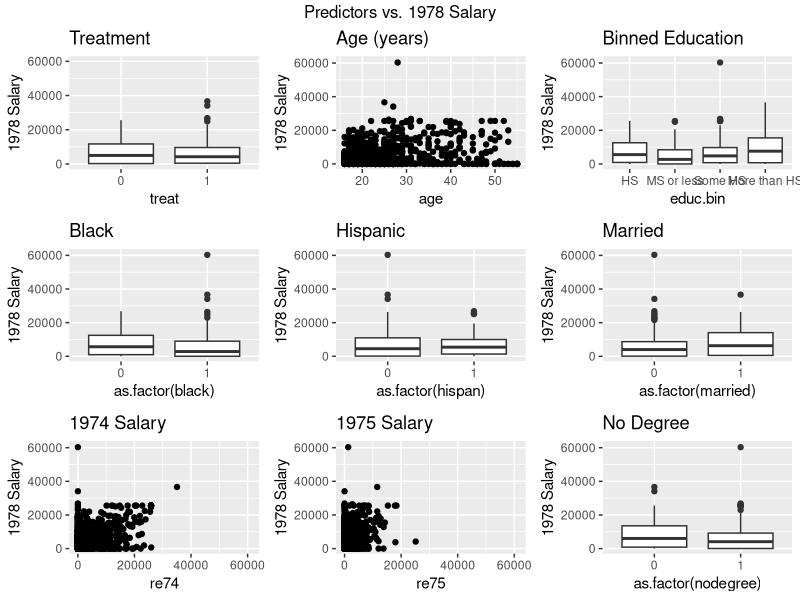
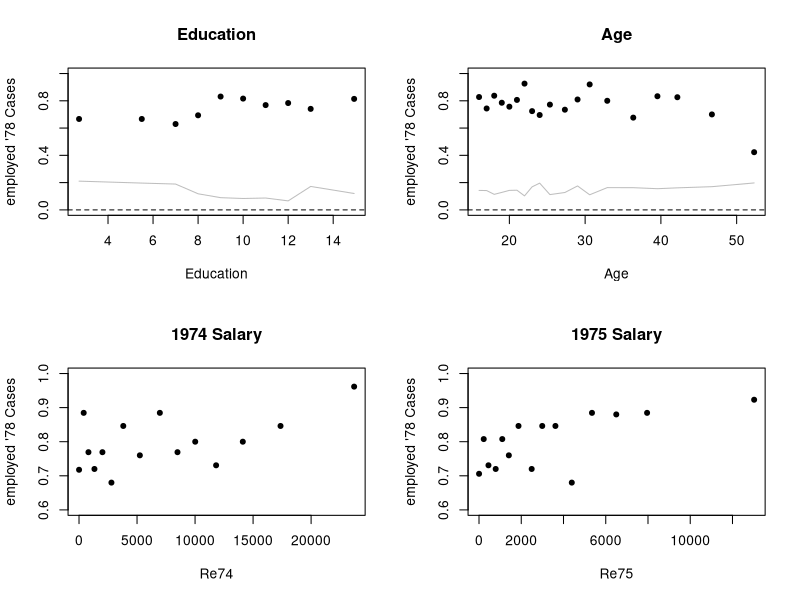
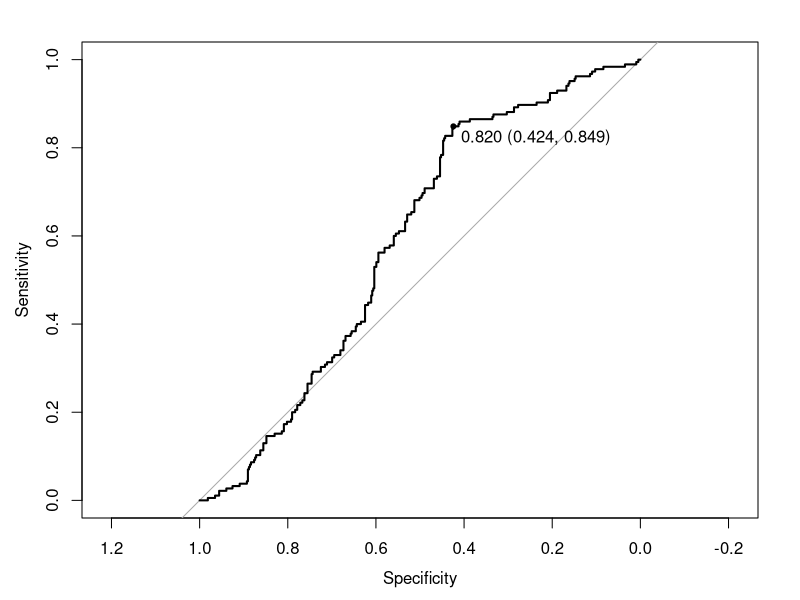
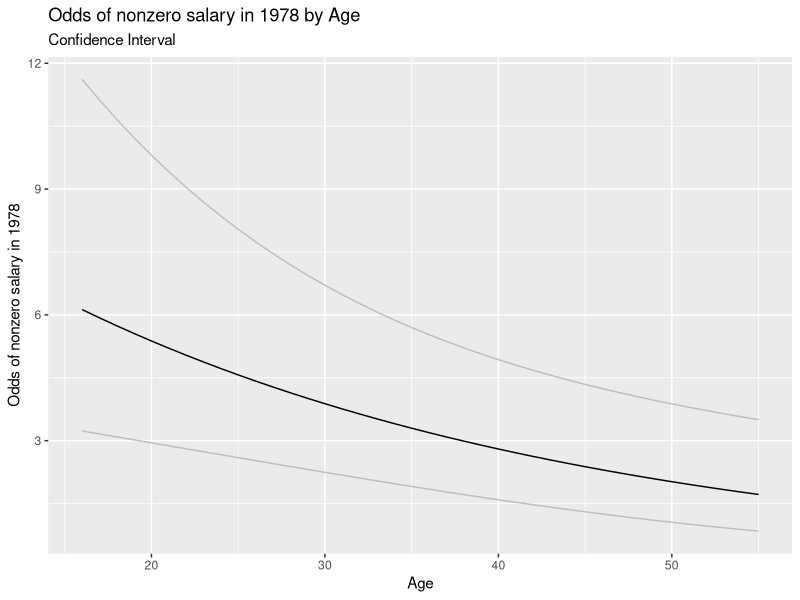
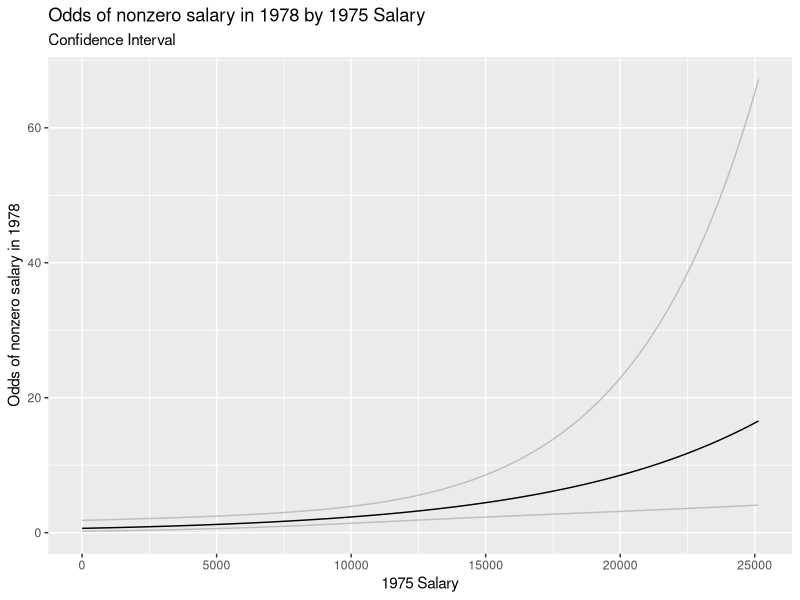
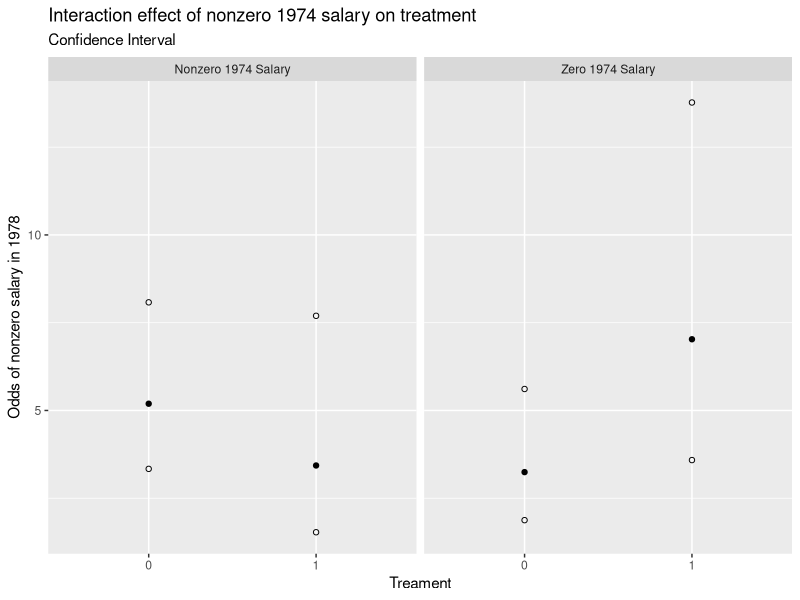
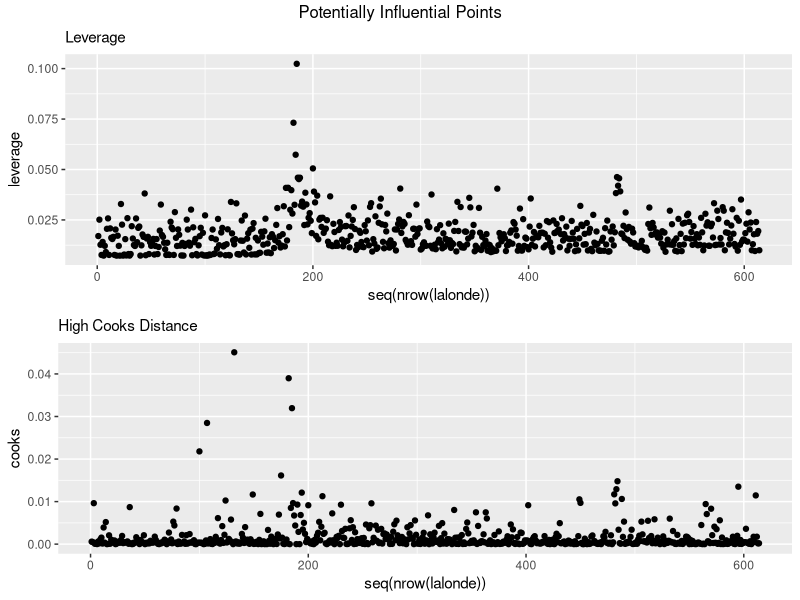
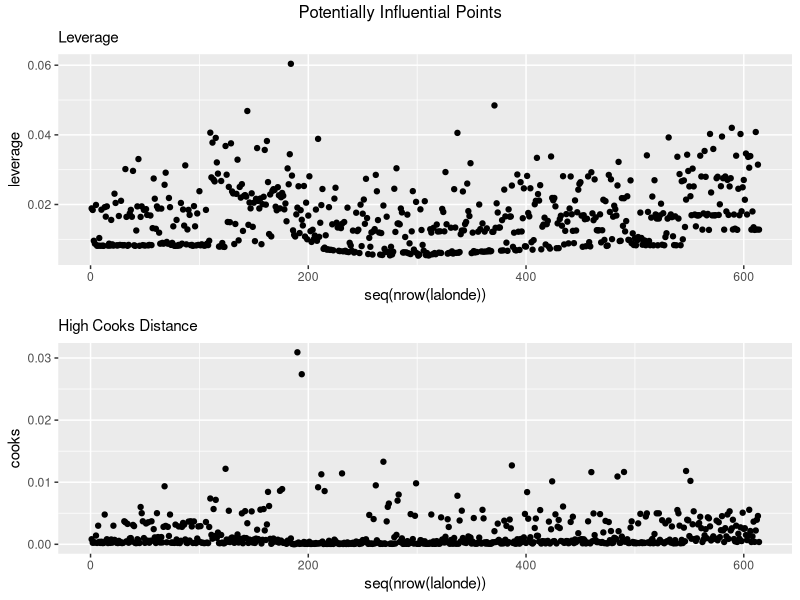

Reproduce these figures in R, in order.
## ---- chunk 1
knitr::opts_chunk$set(echo = TRUE)
setwd('/Users/annaberman/Desktop/702 Modeling/Assignments/Team Project #1')
library(ggplot2)
library(dplyr)
library(gridExtra)
library(arm)
library(MASS)
library(pROC)
library(kableExtra)
## ---- chunk 2
# Load the data
lalonde <- read.csv('lalondedata.txt') %>%
    mutate(treat = as.factor(treat)) %>%
    mutate(treat = factor(treat, levels = c(0, 1))) %>%
    # mean centering
    mutate(re78c = re78 - mean(re78),
           re75c = re75 - mean(re75),
           re74c = re74 - mean(re74),
           agec = age - mean(age)) %>%
    # Employed in 1978
    mutate(employed78 = ifelse(re78 > 0, 1, 0),
           employed74 = ifelse(re74 > 0, 1, 0)) %>%
    # educ
    mutate(educ.bin = ifelse(educ < 9, 'MS or less',
                             ifelse(educ < 12, 'Some HS',
                                    ifelse(educ == 12, 'HS', 'More than HS')))) %>%
    mutate(educ.bin = factor(educ.bin, levels = c('HS', 'MS or less', 'Some HS', 'More than HS'))) %>%
    mutate(educ.bin2 = ifelse(educ < 9, 'MS or less', 'Some HS +')) %>%
    mutate(educ.bin2 = factor(educ.bin2, levels = c('Some HS +', 'MS or less'))) %>%
    # age polynomial
    mutate(age2 = agec**2, age3 = agec**3) 

summary(lalonde)
## ---- chunk 3
# TREAT
e1 <- ggplot(lalonde) +
    geom_boxplot(mapping = aes(x = treat, y = re78)) + 
    ylim(c(0,60000)) + 
    ggtitle('Treatment') +
    ylab('1978 Salary')

# AGE
e2 <- ggplot(lalonde) +
    geom_point(mapping = aes(x = age, y = re78)) + 
    ylim(c(0,61000)) + 
    ggtitle('Age (years)') +
    ylab('1978 Salary')


# EDCU.BIN
e3 <- ggplot(lalonde) +
    geom_boxplot(mapping = aes(x = educ.bin, y = re78)) + 
    ylim(c(0,61000)) + 
    ggtitle('Binned Education') +
    ylab('1978 Salary')


# BLACK
e4 <- ggplot(lalonde) +
    geom_boxplot(mapping = aes(x = as.factor(black), y = re78)) + 
    ylim(c(0,61000)) + 
    ggtitle('Black') +
    ylab('1978 Salary')


# HISPAN
e5 <- ggplot(lalonde) +
    geom_boxplot(mapping = aes(x = as.factor(hispan), y = re78)) + 
    ylim(c(0,61000)) + 
    ggtitle('Hispanic') +
    ylab('1978 Salary')


# MARRIED
e6 <- ggplot(lalonde) +
    geom_boxplot(mapping = aes(x = as.factor(married), y = re78)) + 
    ylim(c(0,61000)) + 
    ggtitle('Married') +
    ylab('1978 Salary')


# RE74
e7 <- ggplot(lalonde) +
    geom_point(mapping = aes(x = re74, y = re78)) + 
    ylim(c(0,61000)) + 
    xlim(c(0,61000)) +
    ggtitle('1974 Salary') +
    ylab('1978 Salary')


# RE75
e8 <- ggplot(lalonde) +
    geom_point(mapping = aes(x = re75, y = re78)) + 
    ylim(c(0,61000)) + 
    xlim(c(0,61000)) + 
    ggtitle('1975 Salary') +
    ylab('1978 Salary')

# NODEGREE
e9 <- ggplot(lalonde) +
    geom_boxplot(mapping = aes(x = as.factor(nodegree), y = re78)) + 
    ylim(c(0,61000))+ 
    ggtitle('No Degree') +
    ylab('1978 Salary')


# Plot all the plots together
grid.arrange(e1, e2, e3, e4, e5, e6, e7, e8, e9,
             top = 'Predictors vs. 1978 Salary')
## ---- chunk 4
final_linear_fit <- lm(re78 ~ treat + agec + educ.bin + black + hispan + married + re74c + re75c, data = lalonde)
summary(final_linear_fit)

coeff <- cbind(summary(final_linear_fit)$coefficients[, c(1,2)],
               confint(final_linear_fit))
coeff <- data.frame(coeff) 
names(coeff) <- c('Estimate', 'Std.Error', '2.5%', '97.5%')
## ---- chunk 5
# Create table of means
treat <- tapply(lalonde$employed78, lalonde$treat, mean)
educ.bin2 <- tapply(lalonde$employed78, lalonde$educ.bin2, mean) 
black <- tapply(lalonde$employed78, lalonde$black, mean) 
hispan <- tapply(lalonde$employed78, lalonde$hispan, mean) 
married <- tapply(lalonde$employed78, lalonde$married, mean) 
nodegree <- tapply(lalonde$employed78, lalonde$nodegree, mean) 

# Print table
rbind(treat, educ.bin2, black, hispan, married, nodegree) %>%
    round(2) %>%
    kable(caption = 'Average employed \'78 Cases by predictor')

par(mfrow = c(2,2))
#EDUC
binnedplot(x = lalonde$educ, y = lalonde$employed78,
           xlab = 'Education', ylab = 'employed \'78 Cases',
           ylim = c(0,1),
           main = 'Education')

# AGE
binnedplot(x = lalonde$age, y = lalonde$employed78,
           xlab = 'Age', ylab = 'employed \'78 Cases',
           ylim = c(0,1),
           main = 'Age')


# RE74
binnedplot(x = lalonde$re74, y = lalonde$employed78,
           xlab = 'Re74', ylab = 'employed \'78 Cases',
           ylim = c(.6,1),
           main = '1974 Salary')

# RE75
binnedplot(x = lalonde$re75, y = lalonde$employed78,
           xlab = 'Re75', ylab = 'employed \'78 Cases',
           ylim = c(.6,1),
           main = '1975 Salary')
par(mfrow = c(1,1))
## ---- chunk 6
# Final fit
final_log_fit <- glm(employed78 ~ treat*employed74 + agec + married + black + hispan + 
                         educ.bin2 + re75c, 
                     data = lalonde, family = binomial)
summary(final_log_fit)

roc <- roc(lalonde$treat, fitted(final_log_fit))
plot(roc, print.thres = 'best')

# Confusion matrix
threshold <- .82
matrix <- round(prop.table(table(lalonde$employed78, 
                                 final_log_fit$fitted > threshold), 1)*100,1)
table(lalonde$employed78,final_log_fit$fitted > threshold)

# Coefficient matrix
coeff <- cbind(exp(summary(final_log_fit)$coefficients[, 1]),
               exp(confint(final_log_fit)))
coeff <- data.frame(coeff) 
names(coeff) <- c('Estimate', '2.5%', '97.5%')
coeff
## ---- chunk 7
# Create dummy dataset for charting
newval_age <- data.frame(treat = as.factor(0),
                     employed74 = 0,
                     age = seq(min(lalonde$age), max(lalonde$age)),
                     married = 0,
                     black = 0,
                     hispan = 0,
                     educ.bin2 = 'Some HS +',
                     re75c= 0) %>%
    mutate(agec = age - mean(age))

# Predict responses
predict <- predict.glm(final_log_fit, newval_age, interval = 'response', se.fit = TRUE)

# Create confidence interval
t <- 1.96 ## approx 95% CI
upr <- predict$fit + (t * predict$se.fit)
lwr <- predict$fit - (t * predict$se.fit)
fit <- predict$fit

# Append predictions
newval_age <- newval_age %>%
    mutate(fit = exp(fit),
           lwr = exp(lwr),
           upr = exp(upr))

# Print plot
ggplot(data = newval_age) + 
    geom_line(mapping = aes(x = age, y = fit) ) + 
    geom_line(mapping = aes(x = age, y = lwr), color = 'grey') +
    geom_line(mapping = aes(x = age, y = upr),  color = 'grey') +
    ylab('Odds of nonzero salary in 1978') + 
    xlab('Age') +
    ggtitle('Odds of nonzero salary in 1978 by Age') +
    labs(subtitle = 'Confidence Interval')

## ---- chunk 8
# Create dummy dataset for charting
newval_75 <- data.frame(treat = as.factor(0),
                     employed74 = 0,
                     agec = 0,
                     married = 0,
                     black = 0,
                     hispan = 0,
                     educ.bin2 = 'Some HS +',
                     re75 = seq(min(lalonde$re75), max(lalonde$re75))) %>%
    mutate(re75c = re75 - mean(re75))

# Predict responses
predict <- predict.glm(final_log_fit, newval_75, interval = 'response', se.fit = TRUE)

# Create confidence interval
t <- 1.96 ## approx 95% CI
upr <- predict$fit + (t * predict$se.fit)
lwr <- predict$fit - (t * predict$se.fit)
fit <- predict$fit

# Append predictions
newval_75 <- newval_75 %>%
    mutate(fit = exp(fit),
           lwr = exp(lwr),
           upr = exp(upr))

# Print plot
ggplot(data = newval_75) + 
    geom_line(mapping = aes(x = re75, y = fit) ) + 
    geom_line(mapping = aes(x = re75, y = lwr), color = 'grey') +
    geom_line(mapping = aes(x = re75, y = upr),  color = 'grey') +
    ylab('Odds of nonzero salary in 1978') + 
    xlab('1975 Salary') +
    ggtitle('Odds of nonzero salary in 1978 by 1975 Salary') +
    labs(subtitle = 'Confidence Interval')

## ---- chunk 9
# Rebase our models so we can discuss the impacts of 1974 nonzero salary
# Nonzero 1974
lalonde_1974 <- lalonde %>% 
    mutate(employed74 = factor(employed74, levels = c(1,0)))

log_fit_74 <- glm(employed78 ~ treat*employed74 + agec + age2 + age3 + 
                         married + black + hispan + educ.bin2 + re75c, 
                     data = lalonde_1974, family = binomial)
coeff_74 <- cbind(exp(summary(log_fit_74)$coefficients[, 1]),
               exp(confint(log_fit_74)))
coeff_74 <- data.frame(coeff_74) 
names(coeff_74) <- c('Estimate', '2.5%', '97.5%')
## ---- chunk 10
# Create dummy dataset for charting
newval_74 <- data.frame(treat = as.factor(c(0,0,1,1)),
                     employed74 = c(0,1,0,1),
                     agec = 0,
                     married = 0,
                     black = 0,
                     hispan = 0,
                     educ.bin2 = 'Some HS +',
                     re75c = 0)

# Predict responses
predict <- predict.glm(final_log_fit, newval_74, interval = 'response', se.fit = TRUE)

# Create confidence interval
t <- 1.96 ## approx 95% CI
upr <- predict$fit + (t * predict$se.fit)
lwr <- predict$fit - (t * predict$se.fit)
fit <- predict$fit

# Append predictions
newval_74 <- newval_74 %>%
    mutate(fit = exp(fit),
           lwr = exp(lwr),
           upr = exp(upr))

newval_74 %>%
    mutate(employed74 = ifelse(employed74 == 0, 'Zero 1974 Salary', 'Nonzero 1974 Salary')) %>%
    ggplot() + 
    facet_grid(. ~ employed74) +
    geom_point(mapping = aes(x = treat, y = fit) ) + 
    geom_point(mapping = aes(x = treat, y = lwr), shape = 1) +
    geom_point(mapping = aes(x = treat, y = upr), shape = 1) +
    ylab('Odds of nonzero salary in 1978') + 
    xlab('Treament') +
    ggtitle('Interaction effect of nonzero 1974 salary on treatment') + 
    labs(subtitle = 'Confidence Interval')
    

## ---- chunk 11
library(MASS)
# Calcate leveage and cooks distance for each observation
leverage = hatvalues(final_linear_fit)
cooks = cooks.distance(final_linear_fit)

# Append leverage and cooks to our data
leverage <- lalonde %>%
    mutate(leverage, cooks)

# Plot leverage vs. id
l <- ggplot(data = leverage) +
    geom_point(mapping = aes(x = seq(nrow(lalonde)), y = leverage)) +
    labs(subtitle = 'Leverage')
# Plot cooks vs. id
c <- ggplot(data = leverage) +
    geom_point(mapping = aes(x = seq(nrow(lalonde)), y = cooks)) +
    labs(subtitle = 'High Cooks Distance')

grid.arrange(l, c, top = 'Potentially Influential Points')

# Take a look at the potentially influential points
leverage %>%
    filter(leverage > .05 | cooks > .02)
## ---- chunk 12
library(MASS)
# Calcate leveage and cooks distance for each observation
leverage = hatvalues(final_log_fit)
cooks = cooks.distance(final_log_fit)

# Append leverage and cooks to our data
leverage <- lalonde %>%
    mutate(leverage, cooks)

# Plot leverage vs. id
l <- ggplot(data = leverage) +
    geom_point(mapping = aes(x = seq(nrow(lalonde)), y = leverage)) +
    labs(subtitle = 'Leverage')
# Plot cooks vs. id
c <- ggplot(data = leverage) +
    geom_point(mapping = aes(x = seq(nrow(lalonde)), y = cooks)) +
    labs(subtitle = 'High Cooks Distance')

grid.arrange(l, c, top = 'Potentially Influential Points')

# Take a look at the potentially influential points
leverage %>%
    filter(leverage > .05 | cooks > .02)
